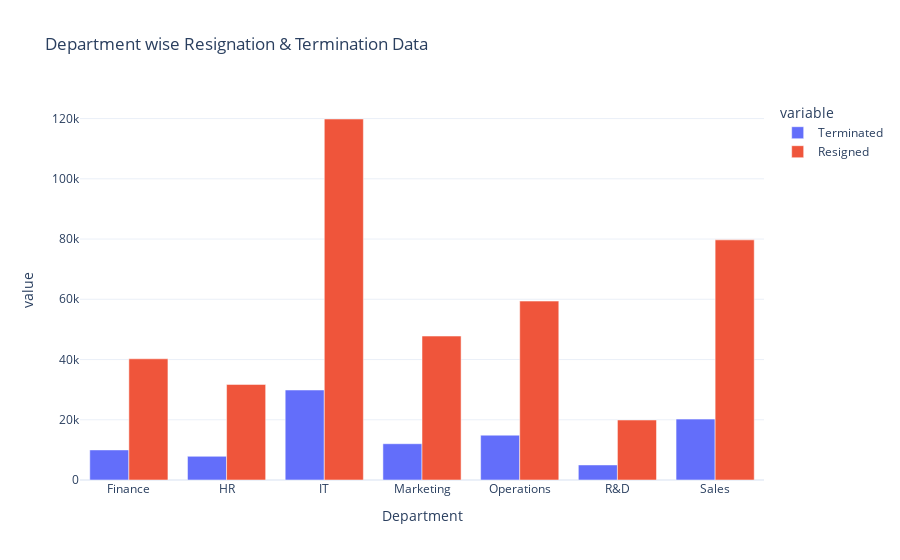

Notebook code for this chart:
### Markdown cell above
**Q7: How many employees Resigned & Terminated in each department**

### Code cell
T_N_R = df_hr[df_hr["Status"].isin(["Resigned", "Terminated"])]

TNR_Count = pd.crosstab(T_N_R["Department"], T_N_R["Status"]).reset_index()

#Representing the info: 

fig = px.bar(TNR_Count,
            x="Department",
            y = ["Terminated", "Resigned"],
            title = "Department wise Resignation & Termination Data",
            barmode="group")
fig.show()

### Figure 1 — Plotly figure (JSON) as saved in the notebook; plotly's stock layout.template omitted (floating-point values rounded to 4 significant figures)
{"data": [{"alignmentgroup": "True", "hovertemplate": "variable=Terminated<br>Department=%{x}<br>value=%{y}<extra></extra>", "legendgroup": "Terminated", "marker": {"color": "#636efa", "pattern": {"shape": ""}}, "name": "Terminated", "offsetgroup": "Terminated", "orientation": "v", "showlegend": true, "textposition": "auto", "type": "bar", "x": ["Finance", "HR", "IT", "Marketing", "Operations", "R&D", "Sales"], "xaxis": "x", "y": [9988, 7861, 29881, 12044, 14884, 4998, 20214], "yaxis": "y"}, {"alignmentgroup": "True", "hovertemplate": "variable=Resigned<br>Department=%{x}<br>value=%{y}<extra></extra>", "legendgroup": "Resigned", "marker": {"color": "#EF553B", "pattern": {"shape": ""}}, "name": "Resigned", "offsetgroup": "Resigned", "orientation": "v", "showlegend": true, "textposition": "auto", "type": "bar", "x": ["Finance", "HR", "IT", "Marketing", "Operations", "R&D", "Sales"], "xaxis": "x", "y": [40238, 31736, 119852, 47793, 59397, 19919, 79725], "yaxis": "y"}], "layout": {"barmode": "group", "legend": {"title": {"text": "variable"}, "tracegroupgap": 0}, "title": {"text": "Department wise Resignation & Termination Data"}, "xaxis": {"anchor": "y", "domain": [0, 1], "title": {"text": "Department"}}, "yaxis": {"anchor": "x", "domain": [0, 1], "title": {"text": "value"}}}}
